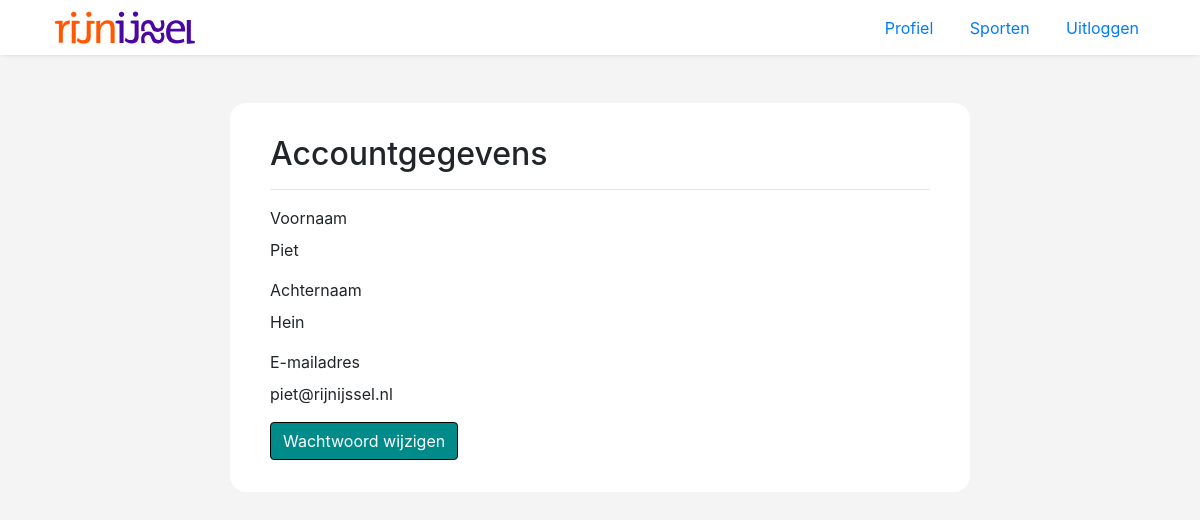
The page /index.php?page=profile (signed in) on the database its author committed.
### tables this page shows
CREATE TABLE `students` (
  `student_id` int(11) NOT NULL,
  `login_id` int(11) NOT NULL,
  `firstname` varchar(50) NOT NULL,
  `middlename` varchar(20) NOT NULL,
  `lastname` varchar(50) NOT NULL
);

### templates/pages/profile.inc.php (the view, shortened to what this page needs)
<?php
$login_id = !empty($_SESSION['login_id']) ? $_SESSION['login_id']: false;
$role = !empty($_SESSION['role']) ? $_SESSION['role']: false;
if($role):
    switch($role):
        case('student'):
            $sql1 = 'SELECT firstname, middlename, lastname, email FROM login
            INNER JOIN students ON login.login_id=students.login_id
            WHERE login.login_id = :login_id';
            break;
    endswitch;
endif;
$fetch = $PDO->prepare($sql1);
$fetch->execute([':login_id' => $login_id]);
$result = $fetch->fetch(PDO::FETCH_ASSOC);
$lastname = !empty($result['middlename']) ? $result['lastname'].", ".$result['middlename'] : $result['lastname'];
include 'templates/partials/header.inc.php';
?>
<div class="page profile-page">
    <div class="container">
        <div class="content offset-2 col-8">
            <h2>Accountgegevens</h2>
            <hr>
            <div>
                <label>Voornaam</label>
                <p><?= $result['firstname'] ?></p>
            </div>
            <div>
                <label>Achternaam</label>
                <p><?= $lastname ?></p>
            </div>
            <div>
                <label>E-mailadres</label>
                <p><?= $result['email'] ?></p>
            </div>
            <div>
                <div class="btn-group">
                    <a class="btn btn-style pass-change" href="index.php?page=change_pass">Wachtwoord wijzigen</a>
                </div>
            </div>
        </div>
    </div>
</div>

### assets/css/style.css (style rules this page uses)
body { height: 100vh; margin: 0; background-color: #f4f4f4; }
body .page { margin-top: 3rem; }
body .page .content { border-radius: 1rem; padding: 2rem 2.5rem; background-color: #fff; }
.btn-group { display: flex; align-items: center; justify-content: space-between; }
.btn-group .btn-style { max-width: -moz-max-content; max-width: max-content; color: #fff; background-color: #008B8B; border-color: #008B8B; border-radius: 0.25rem; }
.btn.pass-change { border: 1px solid #000; }

### rows shown on the page
students: firstname "Piet", lastname "Hein", login.email "piet@rijnijssel.nl"

### other values the page prints
$menu_tab[1] "Profiel"
$menu_tab[1] "Sporten"
$menu_tab[1] "Uitloggen"
